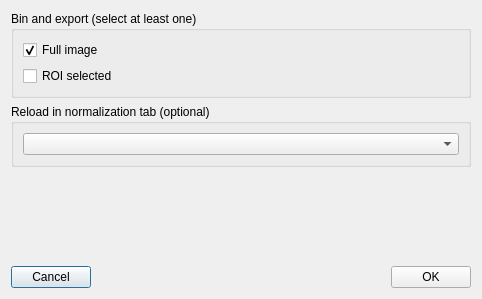
<?xml version="1.0" encoding="UTF-8"?>
<ui version="4.0">
 <class>Dialog</class>
 <widget class="QDialog" name="Dialog">
  <property name="windowModality">
   <enum>Qt::WindowModal</enum>
  </property>
  <property name="geometry">
   <rect>
    <x>0</x>
    <y>0</y>
    <width>482</width>
    <height>299</height>
   </rect>
  </property>
  <property name="windowTitle">
   <string>Bin TOF folders</string>
  </property>
  <layout class="QVBoxLayout" name="verticalLayout_2">
   <item>
    <widget class="QGroupBox" name="groupBox">
     <property name="title">
      <string>Bin and export (select at least one)</string>
     </property>
     <layout class="QVBoxLayout" name="verticalLayout">
      <item>
       <widget class="QCheckBox" name="full_image_checkBox">
        <property name="text">
         <string>Full image</string>
        </property>
        <property name="checked">
         <bool>true</bool>
        </property>
       </widget>
      </item>
      <item>
       <widget class="QCheckBox" name="roi_checkBox">
        <property name="text">
         <string>ROI selected</string>
        </property>
       </widget>
      </item>
     </layout>
    </widget>
   </item>
   <item>
    <widget class="QGroupBox" name="reload_groupBox">
     <property name="title">
      <string>Reload in normalization tab (optional)</string>
     </property>
     <layout class="QHBoxLayout" name="horizontalLayout_2">
      <item>
       <widget class="QComboBox" name="reload_comboBox"/>
      </item>
     </layout>
    </widget>
   </item>
   <item>
    <spacer name="verticalSpacer">
     <property name="orientation">
      <enum>Qt::Vertical</enum>
     </property>
     <property name="sizeHint" stdset="0">
      <size>
       <width>20</width>
       <height>74</height>
      </size>
     </property>
    </spacer>
   </item>
   <item>
    <layout class="QHBoxLayout" name="horizontalLayout">
     <item>
      <widget class="QPushButton" name="pushButton_2">
       <property name="text">
        <string>Cancel</string>
       </property>
      </widget>
     </item>
     <item>
      <spacer name="horizontalSpacer">
       <property name="orientation">
        <enum>Qt::Horizontal</enum>
       </property>
       <property name="sizeHint" stdset="0">
        <size>
         <width>40</width>
         <height>20</height>
        </size>
       </property>
      </spacer>
     </item>
     <item>
      <widget class="QPushButton" name="ok_pushButton">
       <property name="text">
        <string>OK</string>
       </property>
      </widget>
     </item>
    </layout>
   </item>
  </layout>
 </widget>
 <resources/>
 <connections>
  <connection>
   <sender>ok_pushButton</sender>
   <signal>clicked()</signal>
   <receiver>Dialog</receiver>
   <slot>ok_clicked()</slot>
   <hints>
    <hint type="sourcelabel">
     <x>422</x>
     <y>260</y>
    </hint>
    <hint type="destinationlabel">
     <x>317</x>
     <y>183</y>
    </hint>
   </hints>
  </connection>
  <connection>
   <sender>pushButton_2</sender>
   <signal>clicked()</signal>
   <receiver>Dialog</receiver>
   <slot>reject()</slot>
   <hints>
    <hint type="sourcelabel">
     <x>77</x>
     <y>260</y>
    </hint>
    <hint type="destinationlabel">
     <x>125</x>
     <y>183</y>
    </hint>
   </hints>
  </connection>
  <connection>
   <sender>full_image_checkBox</sender>
   <signal>clicked()</signal>
   <receiver>Dialog</receiver>
   <slot>bin_and_export_radio_button_clicked()</slot>
   <hints>
    <hint type="sourcelabel">
     <x>63</x>
     <y>35</y>
    </hint>
    <hint type="destinationlabel">
     <x>9</x>
     <y>96</y>
    </hint>
   </hints>
  </connection>
  <connection>
   <sender>roi_checkBox</sender>
   <signal>clicked()</signal>
   <receiver>Dialog</receiver>
   <slot>bin_and_export_radio_button_clicked()</slot>
   <hints>
    <hint type="sourcelabel">
     <x>91</x>
     <y>58</y>
    </hint>
    <hint type="destinationlabel">
     <x>430</x>
     <y>85</y>
    </hint>
   </hints>
  </connection>
 </connections>
 <slots>
  <slot>ok_clicked()</slot>
  <slot>bin_and_export_radio_button_clicked()</slot>
 </slots>
</ui>
